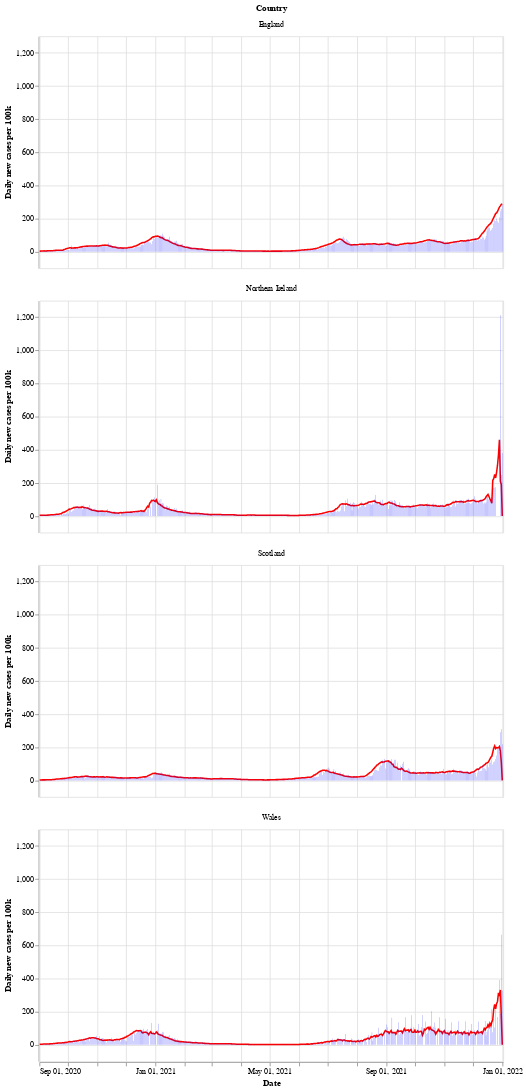

Write notebook code for a chart like this one.
### Markdown cell above
Next is a bar chart of the number of new cases in each country (per 100k population), with the 7 day moving average of cases. Again we see that Wales saw a longer period of raising and falling cases compared to the other countries.

After a period of cases falling, each nation is now seeing a rise in the number of cases - especially in Wales.

### Code cell
# collapse
bars = alt.Chart(uk_cases).mark_bar().encode(
    x=alt.X("yearmonthdate(date):T", axis=alt.Axis(title='Date')),
    y=alt.Y("newCasesRate:Q", axis=alt.Axis(title='Daily new cases per 100k')),
    tooltip='newCasesRate',
    color=alt.condition(
        alt.datum.dailyChange > 0,
        alt.value("orange"),  # The positive color
        alt.value("blue")  # The negative color
    )
).properties(title='New cases per 100k population with rolling 7 day average', width=600).interactive()
line = alt.Chart(uk_cases).mark_line(
    color='red',
    size=2,
).transform_window(
    rolling_mean='mean(newCasesRate)',
    frame=[0, 7],
    groupby=['areaName']
).encode(
    x='yearmonthdate(date):T',
    y='rolling_mean:Q'
)
alt.layer(line, bars, data=uk_cases).facet(alt.Row('areaName', title='Country'), columns=1)

### Figure 1 — Vega-Lite specification as saved in the notebook (floating-point values rounded to 4 significant figures; data arrays with more than 128 entries replaced by an {"elided": "..."} marker saying what was removed)
{"config": {"view": {"continuousWidth": 400, "continuousHeight": 300}}, "data": {"name": "data-ede9b01b8be69bc37a3178b66559ad15"}, "facet": {"type": "nominal", "field": "areaName", "title": "Country"}, "spec": {"layer": [{"mark": {"type": "line", "color": "red", "size": 2}, "encoding": {"x": {"type": "temporal", "field": "date", "timeUnit": "yearmonthdate"}, "y": {"type": "quantitative", "field": "rolling_mean"}}, "transform": [{"window": [{"op": "mean", "field": "newCasesRate", "as": "rolling_mean"}], "frame": [0, 7], "groupby": ["areaName"]}]}, {"mark": "bar", "encoding": {"color": {"condition": {"value": "orange", "test": "(datum.dailyChange > 0)"}, "value": "blue"}, "tooltip": {"type": "quantitative", "field": "newCasesRate"}, "x": {"type": "temporal", "axis": {"title": "Date"}, "field": "date", "timeUnit": "yearmonthdate"}, "y": {"type": "quantitative", "axis": {"title": "Daily new cases per 100k"}, "field": "newCasesRate"}}, "selection": {"selector002": {"type": "interval", "bind": "scales", "encodings": ["x", "y"]}}, "title": "New cases per 100k population with rolling 7 day average", "width": 600}]}, "columns": 1, "$schema": "https://vega.github.io/schema/vega-lite/v4.8.1.json", "datasets": {"data-ede9b01b8be69bc37a3178b66559ad15": {"elided": "1952 records"}}}
